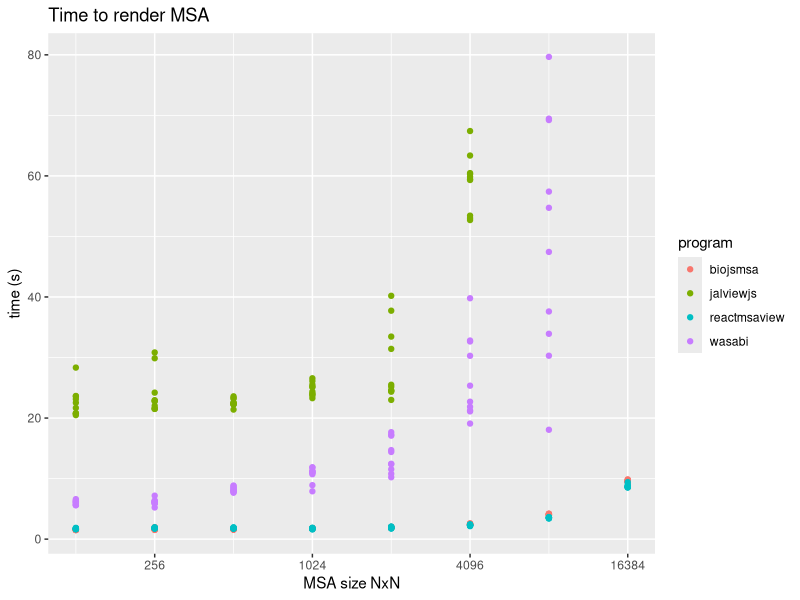

Write the R code that produced this figure.
library(ggplot2)

df <- read.table("out.tsv", header = TRUE)

ggplot(df, aes(x = size, y = time, color = program)) +
  geom_point() +
  scale_x_continuous(trans = "log2") +
  ylab("time (s)") +
  xlab("MSA size NxN") +
  ggtitle("Time to render MSA")
